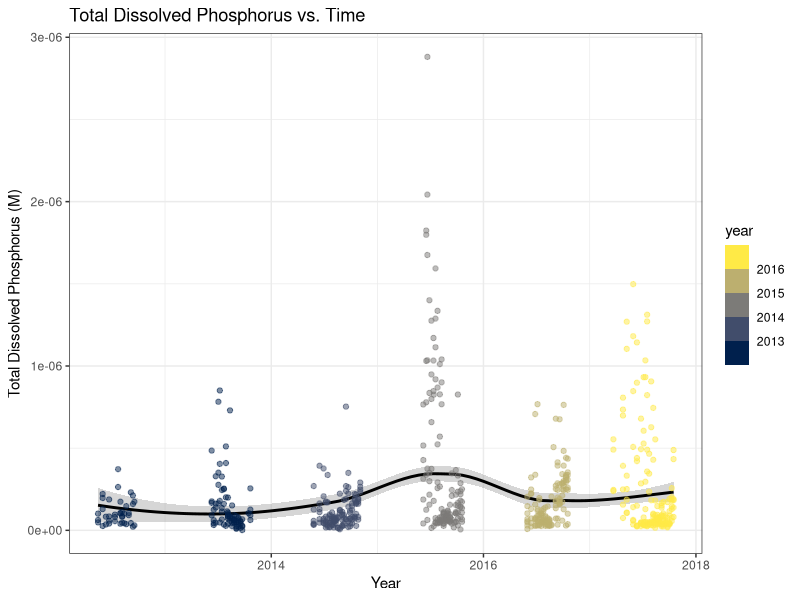
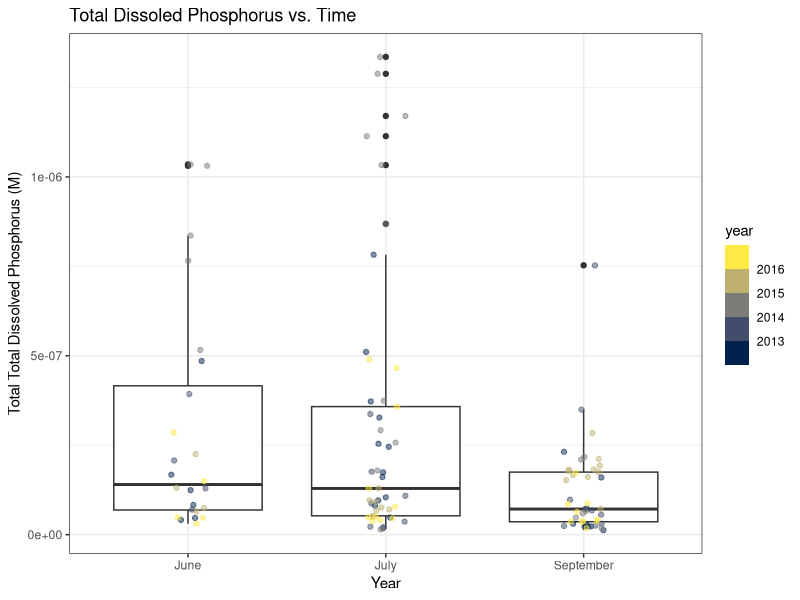
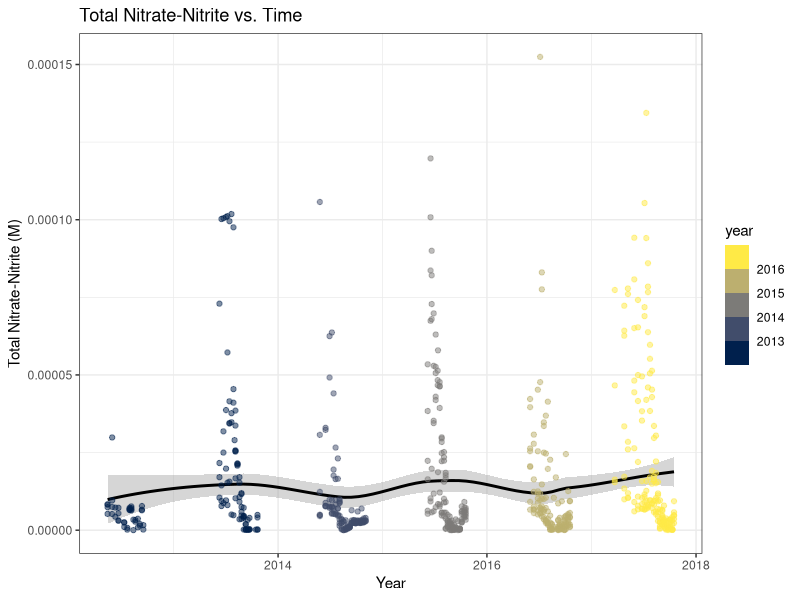
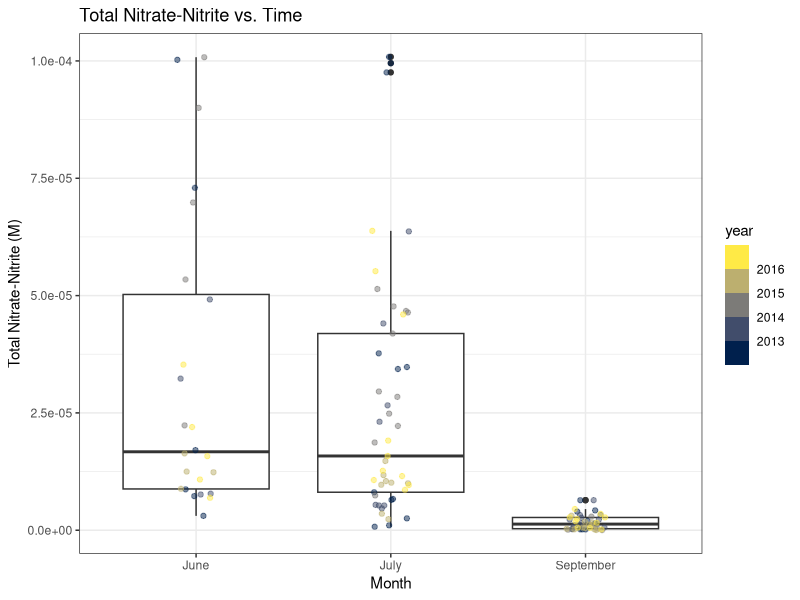
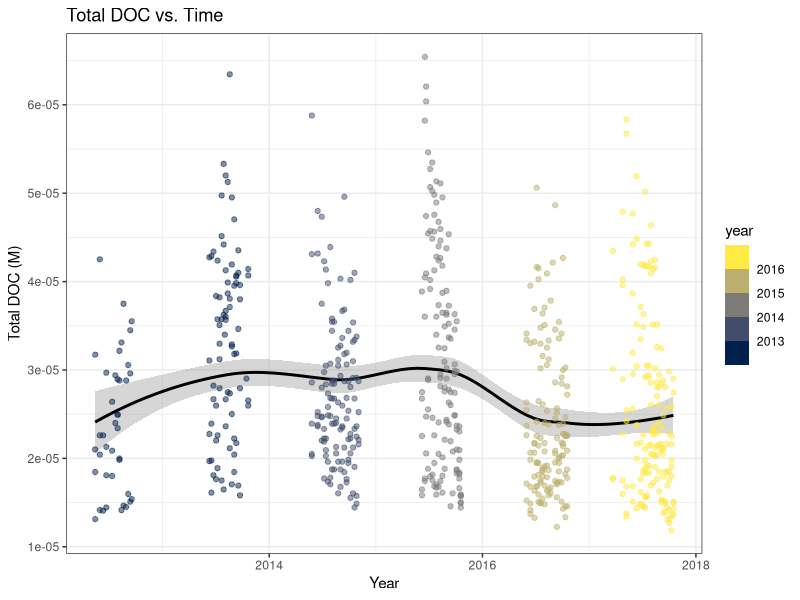
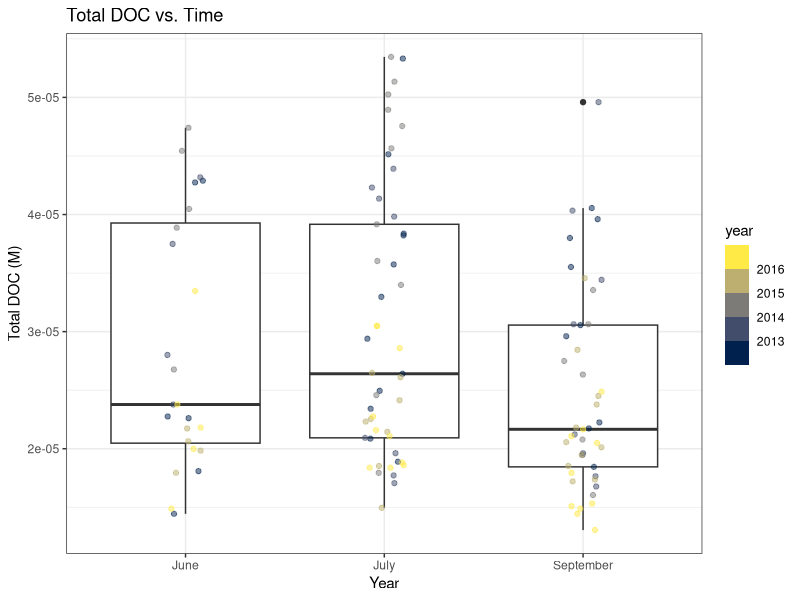

Write R code to recreate these figures, in order.
## ---- chunk 1
knitr::opts_chunk$set(echo = TRUE)
options(warn=-1)
## ---- chunk 2
library(tidyverse)
library(dplyr)
library(lubridate)
library(viridisLite)
library(knitr)
## ---- chunk 3
HABS_data <- read_csv("478_LakeErie_data.csv") %>% 
  mutate(month = months(as.Date(Date, format = "%m/%d/%Y"))) %>% 
  mutate(year = year(as.Date(Date, format = "%m/%d/%Y"))+2000) %>% 
  mutate(nit_M = nitrate_nitrite_mgL/(62.0049*1000), 
                 total_dissolved_posphorus_M = total_dissolved_posphorus_ugL/(94.9714*1000*1000),
                 DOC_M = DOC_mgL/(137.11*1000)) %>% 
  mutate(date_tidy = as.Date(Date, format = "%m/%d/%y")) 
## ---- chunk 4
HABS_data_factored <- HABS_data %>% 
  mutate(month = factor(month, levels = c("March", "April", "May", "June",
                        "July", "August", "September", "October", "November"))) %>% 
  arrange(month)
## ---- chunk 5
HABS_data %>%
  group_by(year) %>% 
  filter(total_dissolved_posphorus_M > 0, nit_M > 0, DOC_M > 0) %>%
  ggplot(aes(x = date_tidy,
             y = total_dissolved_posphorus_M, 
             color = year)) +
    geom_smooth(col = "black") +
  geom_point(alpha=0.5) + 
  scale_color_viridis_b(option = "cividis") + 
  theme_bw() + 
  labs(title = "Total Dissolved Phosphorus vs. Time") +
  xlab("Year") + 
  ylab("Total Dissolved Phosphorus (M)")

HABS_data_factored %>% 
  filter(total_dissolved_posphorus_M > 0, nit_M > 0, DOC_M > 0,
         month == c("June","July","September")) %>% 
  ggplot(aes(x = as.factor(month), 
             y = total_dissolved_posphorus_M,
             color = year)) + 
  geom_boxplot() +
  geom_point(position = position_jitterdodge(jitter.width = 0.2), 
             alpha = 0.5) +
  scale_color_viridis_b(option = "cividis") + 
  theme_bw() + 
  labs(title = "Total Dissoled Phosphorus vs. Time") +
  xlab("Year") + 
  ylab("Total Total Dissolved Phosphorus (M)")
## ---- chunk 6
phosphorus_anova <- 
  aov(total_dissolved_posphorus_M ~ month, data = HABS_data_factored)

summary(phosphorus_anova)
## ---- chunk 7
HABS_data %>%
  group_by(year) %>% 
  filter(nit_M > 0, nit_M > 0, DOC_M > 0) %>%
  ggplot(aes(x = date_tidy,
             y = nit_M, 
             color = year)) +
    geom_smooth(col = "black") +
  geom_point(alpha = 0.5) + 
  scale_color_viridis_b(option = "cividis") + 
  theme_bw() + 
  labs(title = "Total Nitrate-Nitrite vs. Time") +
  xlab("Year") + 
  ylab("Total Nitrate-Nitrite (M)")

HABS_data_factored %>% 
  filter(nit_M > 0, nit_M > 0, DOC_M > 0,
         month == c("June","July","September")) %>% 
  ggplot(aes(x = as.factor(month), 
             y = nit_M,
             color = year)) + 
  geom_boxplot() +
  geom_point(position = position_jitterdodge(jitter.width = 0.2), 
             alpha = 0.5) +
  scale_color_viridis_b(option = "cividis") + 
  theme_bw() + 
  labs(title = "Total Nitrate-Nitrite vs. Time") +
  xlab("Month") + 
  ylab("Total Nitrate-Nitrite (M)")

## ---- chunk 8
nitrate_anova <- 
  aov(total_dissolved_posphorus_M ~ month + year, data = HABS_data_factored)

summary(nitrate_anova)
## ---- chunk 9
HABS_data %>%
  group_by(year) %>% 
  filter(nit_M > 0, nit_M > 0, DOC_M > 0) %>%
  ggplot(aes(x = date_tidy,
             y = DOC_M, 
             color = year)) +
    geom_smooth(col = "black") +
  geom_point(alpha = 0.5) + 
  scale_color_viridis_b(option = "cividis") + 
  theme_bw() + 
  labs(title = "Total DOC vs. Time") +
  xlab("Year") + 
  ylab("Total DOC (M)")

HABS_data_factored %>% 
  filter(total_dissolved_posphorus_M > 0, nit_M > 0, DOC_M > 0,
         month == c("June","July","September")) %>% 
  ggplot(aes(x = as.factor(month), 
             y = DOC_M,
             color = year)) + 
  geom_boxplot() +
  geom_point(position = position_jitterdodge(jitter.width = 0.2), 
             alpha = 0.5) +
  scale_color_viridis_b(option = "cividis") + 
  theme_bw() + 
  labs(title = "Total DOC vs. Time") +
  xlab("Year") + 
  ylab("Total DOC (M)")
## ---- chunk 10
DOC_anova <- 
  aov(DOC_M ~ month + year, data = HABS_data_factored)

summary(DOC_anova)
## ---- chunk 11
#create new data frame
HABS_data_month <- HABS_data %>% 
  group_by(month) %>% 
  filter(total_dissolved_posphorus_M > 0, nit_M > 0, DOC_M > 0) %>% 
  summarize(mean_tdp_M = mean(total_dissolved_posphorus_M), 
            mean_nit_M = mean(nit_M), 
            mean_DOC_M = mean(DOC_M))

#create data table
HABS_data_month_factored <- HABS_data_month %>% 
  mutate(month = factor(month, levels = c("March", "April", "May", "June",
                        "July", "August", "September", "October", "November"))) %>% 
  arrange(month)
kable(HABS_data_month_factored, col.names = 
        c("Month", "Mean Total Dissolved Phosphorus (M)", "Mean Nitrate-Nitrite (M)", "Mean DOC (M)"))
